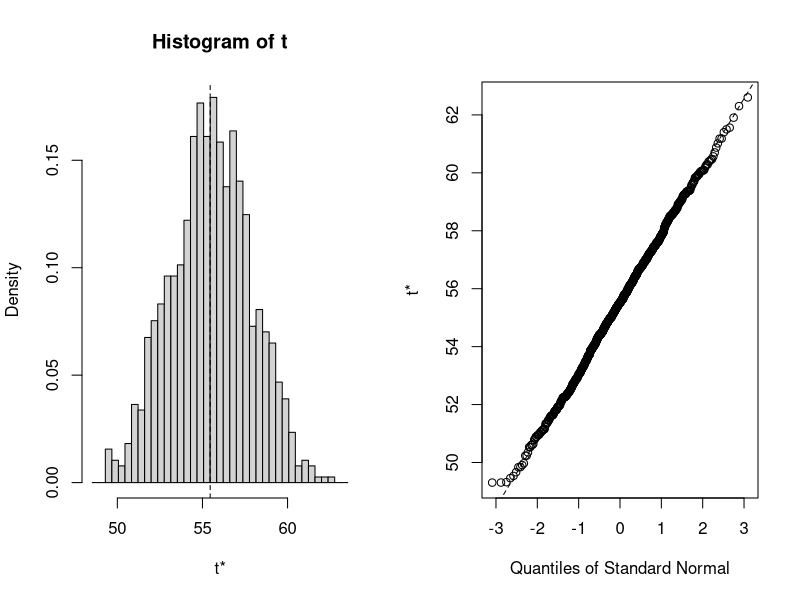

R code for this plot:
# Load kidney disease dataset
kidney_data <- read.csv("data/new_model.csv", colClasses = c(
  Bp     = "numeric",
  Sg     = "numeric",
  Al     = "numeric",
  Su     = "numeric",
  Rbc    = "factor",   # Red blood cells: 0/1 or “normal”/“abnormal”
  Bu     = "numeric",  # Blood urea
  Sc     = "numeric",  # Serum creatinine
  Sod    = "numeric",  # Sodium
  Pot    = "numeric",  # Potassium
  Hemo   = "numeric",  # Hemoglobin
  Wbcc   = "numeric",  # White blood cell count
  Rbcc   = "numeric",  # Red blood cell count
  Htn    = "factor",   # Hypertension: 0/1
  Class  = "factor"    # Disease class: 0=no disease, 1=disease
), header = TRUE)

# Display the structure of the dataset
str(kidney_data)

# Load required libraries
library(caret)
library(boot)

set.seed(123)

# 1. Data Splitting (80% train, 20% test)
train_index <- createDataPartition(kidney_data$Class, p = 0.8, list = FALSE)
train_data  <- kidney_data[train_index, ]
test_data   <- kidney_data[-train_index, ]

dim(test_data)
dim(train_data)

# 2. Bootstrapping on the training data
#    Define a statistic function, e.g., mean of Blood Urea (Bu)
boot_mean_bu <- function(data, indices) {
  sampled <- data[indices, ]
  return(mean(sampled$Bu, na.rm = TRUE))
}

#    Perform bootstrapping: 1000 resamples
boot_results <- boot(data = train_data, statistic = boot_mean_bu, R = 1000)

# 3. View Bootstrapping Results
print(boot_results)

# 4. Bootstrap Confidence Interval for the mean Bu
boot_ci <- boot.ci(boot_results, type = c("norm", "basic", "perc"))
print(boot_ci)

# 5. (Optional) Plot the bootstrap distribution
plot(boot_results)

# Load necessary libraries
library(caret)
library(randomForest)
library(e1071)  # For other classifiers if needed

# Split the data into training and testing sets
set.seed(123)
trainIndex <- createDataPartition(kidney_data$Class, p = 0.8, list = FALSE)
train_data <- kidney_data[trainIndex, ]
test_data <- kidney_data[-trainIndex, ]

# Set up cross-validation (repeated k-fold)
ctrl <- trainControl(method = "repeatedcv", 
                     number = 10,  # 10-fold cross-validation
                     repeats = 3,  # Repeat the process 3 times
                     classProbs = TRUE,  # For classification, need class probabilities
                     summaryFunction = twoClassSummary)  # To track ROC, Sensitivity, etc.

print(ctrl)

# Recode the factor levels of the target variable
levels(kidney_data$Class) <- c("Negative", "Positive")

# Check the levels again to confirm
levels(kidney_data$Class)

# Re-split the data since we modified the original dataset
set.seed(123)
trainIndex <- createDataPartition(kidney_data$Class, p = 0.8, list = FALSE)
train_data <- kidney_data[trainIndex, ]
test_data  <- kidney_data[-trainIndex, ]

# Train the logistic regression model again
logistic_model <- train(Class ~ ., 
                        data = train_data, 
                        method = "glm", 
                        family = "binomial", 
                        trControl = ctrl, 
                        metric = "ROC")

# Print model summary
print(logistic_model)


# Train a random forest model
rf_model <- train(Class ~ ., 
                  data = train_data, 
                  method = "rf", 
                  trControl = ctrl, 
                  metric = "ROC")  # Use ROC for performance evaluation

# Print the results of the random forest model
print(rf_model)
